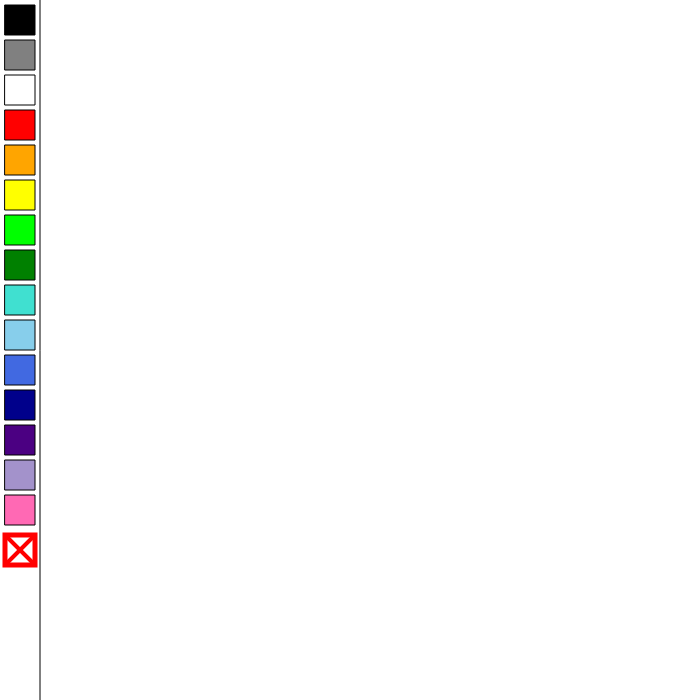
Frame 1 (no input)
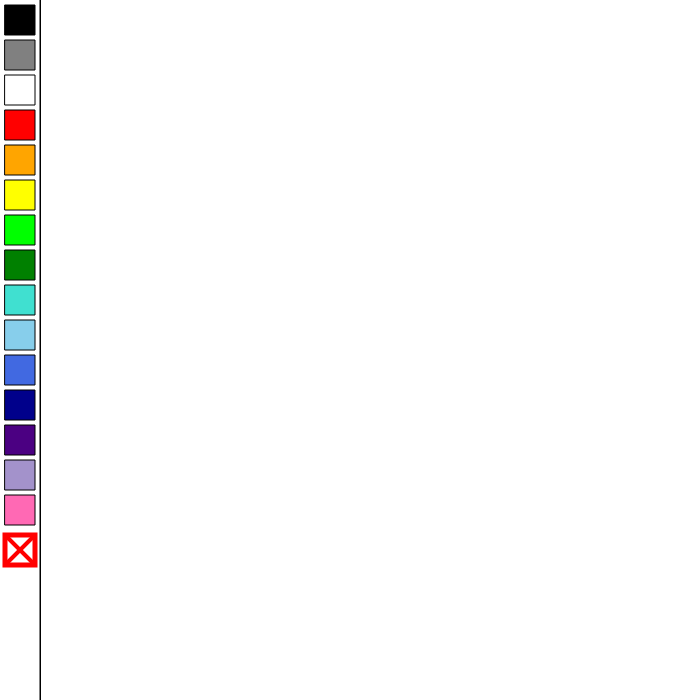
Frame 60 (no input)
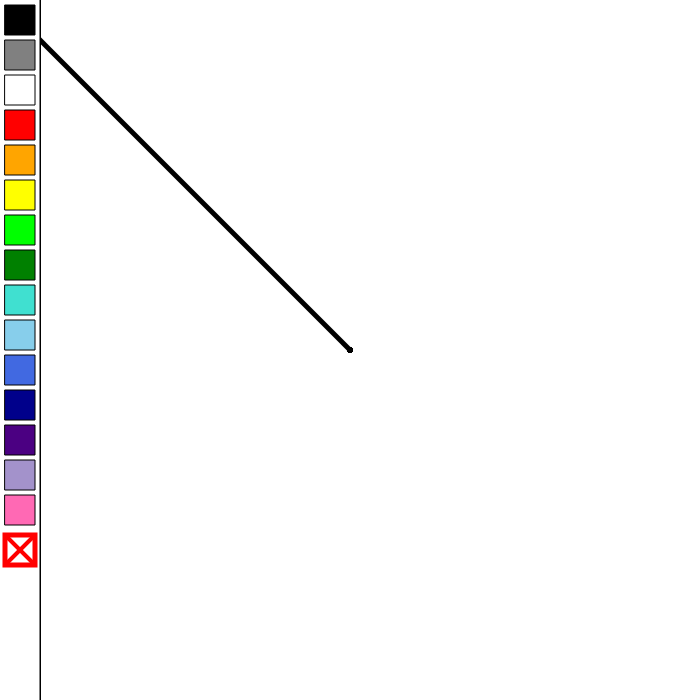
Frame 120 (the mouse pressed at the canvas centre since frame 60)

The p5.js sketch that drew these frames (run headless with seeded random() and noise() and a simulated clock; from frame 60 on, the mouse is pressed at the canvas centre):

// p5.js sketch
// ── sketch.js
/* eslint-disable quotes */
// Interactive Scene JS Paint
// Labeeb Farooqi
// September
//
// Extra for Experts:
// I programmed the scroll wheel to change the size of the pen.
//
// HOW TO TO USE:
// Press the X to clear the canvas (dont accidentally hover over it while drawing)
// Press the colors to switch colors
// Press + and - on your keyboard to fine tune the size of the pen
// Use the scroll wheel to make coarse changes to the size of the pen
//
// Credits: https://editor.p5js.org/Apollo199999999/sketches/X0Y6tSIjJ
// Used the line(pmouseX, pmouseY, mouseX, mouseY) to save my project


let penColor = 'black';
let penSize = 5;
let colors = ['black', 'gray', 'white', 'red', 'orange', 'yellow', 'lime', 'green', 'turquoise', 'skyblue', 'royalblue', 'darkblue', 'indigo', '#a392cb', 'hotpink'];

//pallete squares size
let pltsize = 30;



function setup() {
  createCanvas(700, 700);
  background(255);
}

function draw() {
  frameRate(300);

  // To create color selector, making it a function caused major problems with the stroke settings and coloring on menu
  fill(255);
  noStroke();
  rect(0, 0, 40, windowHeight);
  line(40, 0, 40, 100);

  for (i = 0; i < 15; i++) {
    stroke('black');
    strokeWeight(1);
    pltBlock(5, 5 + i*35, pltsize, colors[i]);
  }

  //clear canvas button
  strokeWeight(5);
  stroke('red');
  fill('white');
  square(5, 535, 30);

  strokeWeight(4);
  line(5, 535, 35, 535 + 30);
  line(35, 535, 5, 535 + 30);

 //divider between menu and canvas
  stroke('black');
  strokeWeight(1);
  line(40, 0, 40, 1000);


  //for choosing color and clearing
  pressButtons();
  keyTyped();
  showCursor();
  drawPen();
}



function showCursor() {
  if (mouseX >= 40) {
    cursor(CROSS);
  }

  else if (mouseX < 40) {
    cursor();
  }
}


function drawPen() {
  if (mouseIsPressed && mouseX > 40) {
    stroke(penColor);
    strokeWeight(penSize);
    line(pmouseX, pmouseY, mouseX, mouseY);
  }
}

function keyTyped() {
  //This changes the pen size
    if (key === "=") {
      penSize += 1;
      key = 'none';
    }
    if (key === "-") {
      penSize -= 1;
      key = 'none';
    }
  }

//changes size of the pen
function mouseWheel(event) {
  if (event.delta < 0) {
    if (penSize >= 80) {
      penSize = 1;
    }

    if (penSize < 5) {
      penSize += 1;
    }

    else {
      penSize += 5;
    }
  }

  else {
    if (penSize <= 1) {
      penSize = 80;
    }

    if (penSize <= 5) {
      penSize -= 1;
    }

    else {
      penSize -= 5;
    }
  }
}

//when color from pallete is clicked on, color of pen changes
function pressButtons() {

  if (mouseIsPressed && mouseX >= 5 && mouseX <= 35) {

    //blacked pressed
    if (mouseY > 5 && mouseY < 35) {
      penColor = 'black';
    }

    //gray pressed
    if (mouseY > 40 && mouseY < 70) {
      penColor = 'gray';
    }

    //white pressed
    if (mouseY > 75 && mouseY < 105) {
      penColor = 'white';
    }

    //red pressed
    if (mouseY > 110 && mouseY < 140) {
      penColor = 'red';
    }

    //orange pressed
    if (mouseY > 145 && mouseY < 175) {
      penColor = 'orange';
    }

    //yellow pressed
    if (mouseY > 180 && mouseY < 210) {
      penColor = 'yellow';
    }

    // lime pressed
    if (mouseY > 215 && mouseY < 245) {
      penColor = 'lime';
    }

    //green pressed
    if (mouseY > 250 && mouseY < 280) {
      penColor = 'green';
    }

    //turquoise pressed
    if (mouseY > 285 && mouseY < 315) {
      penColor = 'turquoise';
    }

    //skyblue pressed
    if (mouseY > 320 && mouseY < 350) {
      penColor = 'skyblue';
    }

    //blue pressed
    if (mouseY > 355 && mouseY < 385) {
      penColor = 'royalblue';
    }

    //darkblue pressed
    if (mouseY > 390 && mouseY < 420) {
      penColor = 'darkblue';
    }

    //purple pressed
    if (mouseY > 425 && mouseY < 455) {
      penColor = 'indigo';
    }

    //lavendar pressed
    if (mouseY > 460 && mouseY < 490) {
      penColor = '#a392cb';
    }

    //pink pressed
    if (mouseY > 495 && mouseY < 525) {
      penColor = 'hotpink';
    }
    //clear canvas
    if (mouseY > 535 && mouseY < 565) {
      clear();
      setup();
    }
  }
}
function pltBlock(x, y, size, color) {
  fill(color);
  square(x, y, size);
}

function createPalette() {
  line(40, height - 40, 40, 1000);
  for (i = 0; i < 15; i++) {
    pltBlock(5, 5 + i*35, pltsize, colors[i]);
  }
}


//I thought showing the original code compared to

//function createPallete() {
//  //pallete area
//  line (40, 0 , 40, 1000);
//  fill('lightgray');
//  rect(0, 0, 40, 1000);
//
//  //black
//  pltBlock(5, 5, pltsize, 'black');
//
//  //gray
//  pltBlock(5, 40, pltsize, 'gray');
//
//  //white
//  pltBlock(5, 75, pltsize, 'white');
//
//  //red
//  pltBlock(5, 110, pltsize, 'red');
//
//  //orange
//  pltBlock(5, 145, pltsize, 'orange');
//
//  //yellow
//  pltBlock(5, 180, pltsize, 'yellow');
//
//  //lime
//  pltBlock(5, 215, pltsize, 'lime');
//
//  //green
//  pltBlock(5, 250, pltsize, 'green');
//
//  //turquoise
//  pltBlock(5, 285, pltsize, 'turquoise');
//
//  //sky blue
//  pltBlock(5, 320, pltsize, 'skyblue');
//
//  //blue
//  pltBlock(5, 355, pltsize, 'royalblue');
//
//  //darkblue
//  pltBlock(5, 390, pltsize, 'darkblue');
//
//  //violet
//  pltBlock(5, 425, pltsize, 'indigo');
//
//  //lavendar
//  pltBlock(5, 460, pltsize, '#a392cb');
//
//  //pink
//  pltBlock(5, 495, pltsize, 'hotpink');
